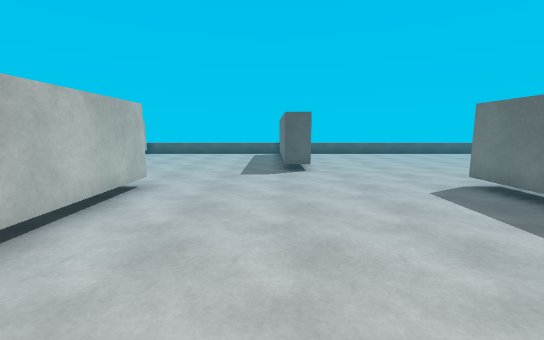
[1] (above)

17 first-person views from a walk through a scene from a Unity 3-D project. The camera is 1.5 m above the floor, tilts 8° down and sees 90° across. The floor is counted in squares, 1 m on a side. Each view is taken from the middle of a square. On the plan, view 1 faces up. The plan holds only what a view shows up to about 14 squares ahead; the rest is blank. The player is left out. Surface patterns are stand-ins for the level's own textures.

[2]
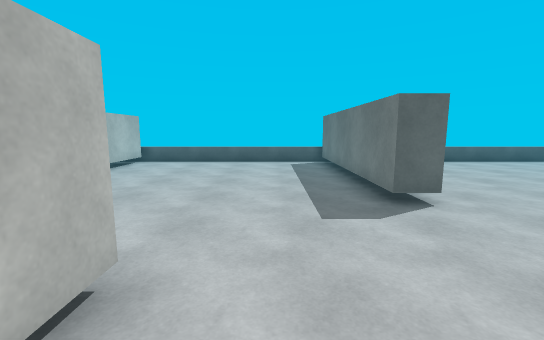

[3]
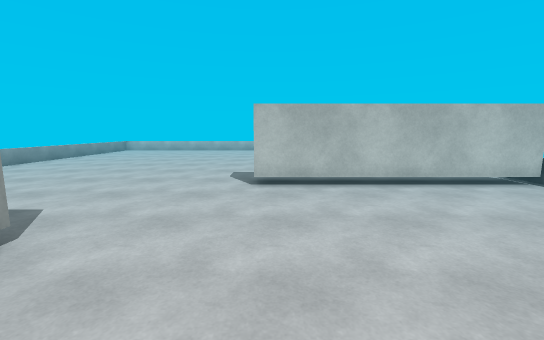

[4]
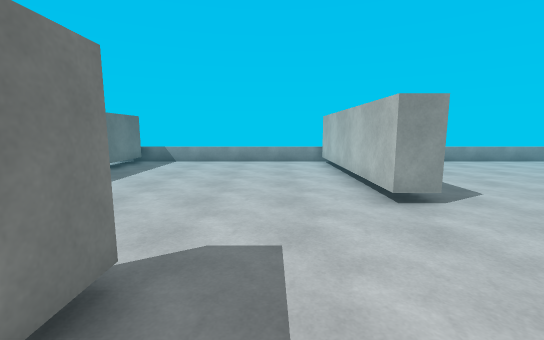

[5]
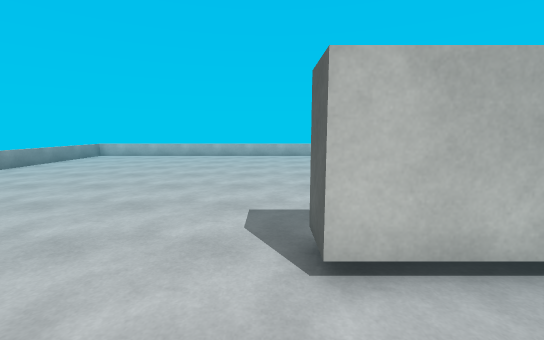

[6]
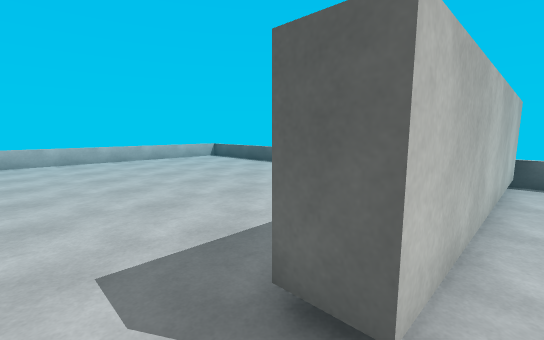

[7]
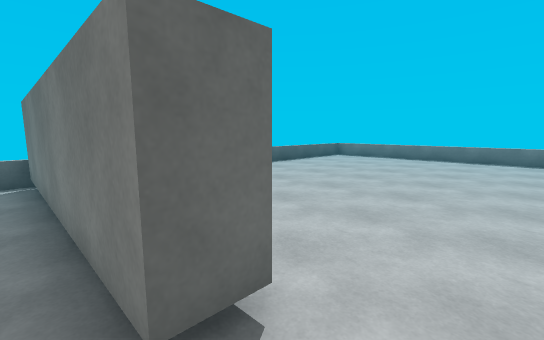

[8]
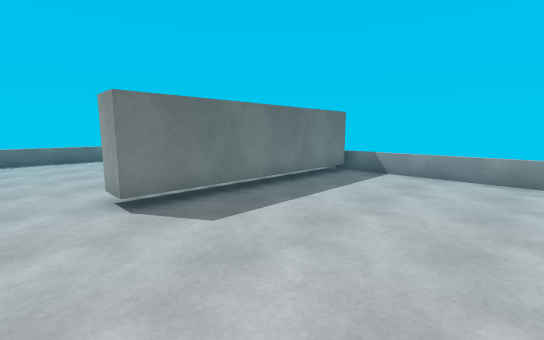

[9]
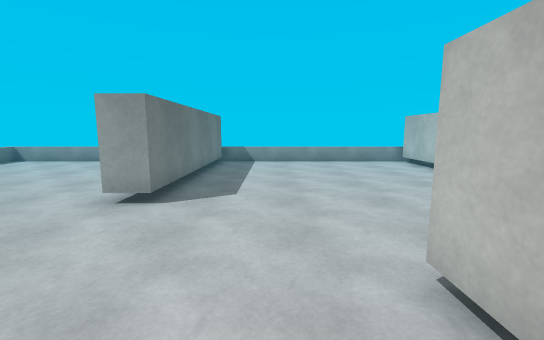

[10]
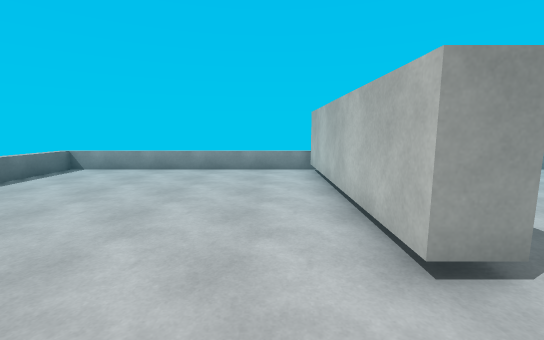

[11]
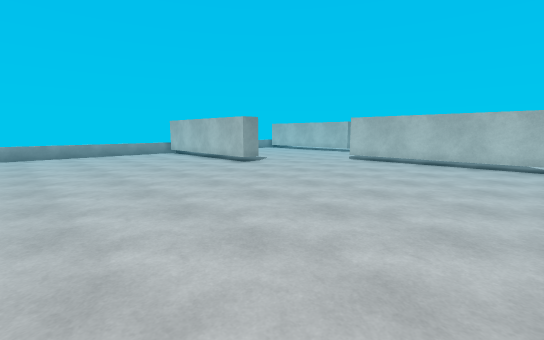

[12]
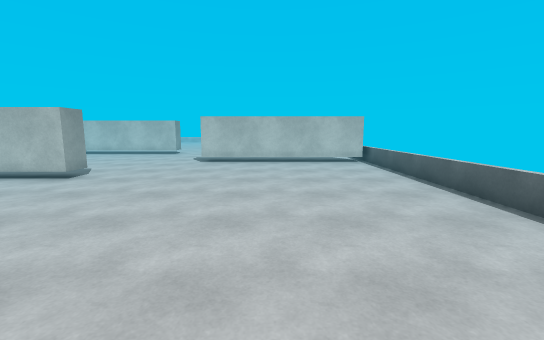

[13]
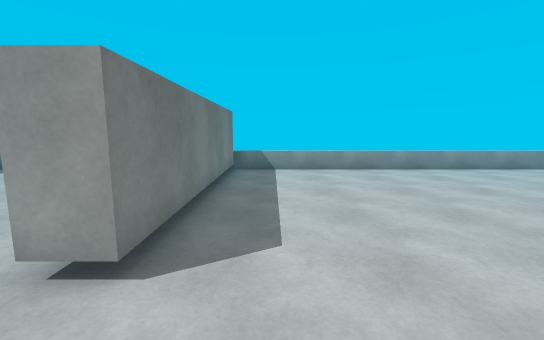

[14]
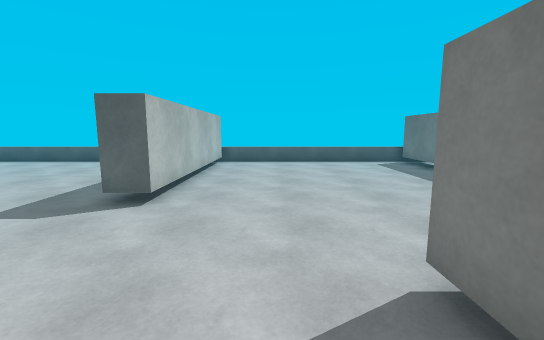

[15]
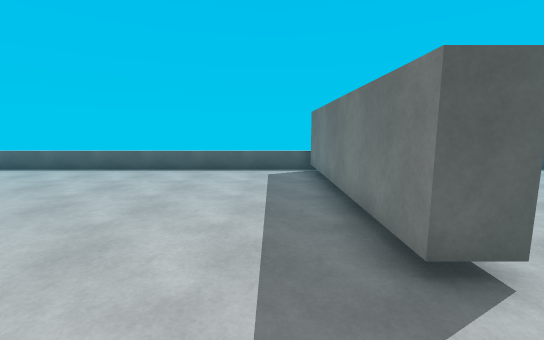

[16]
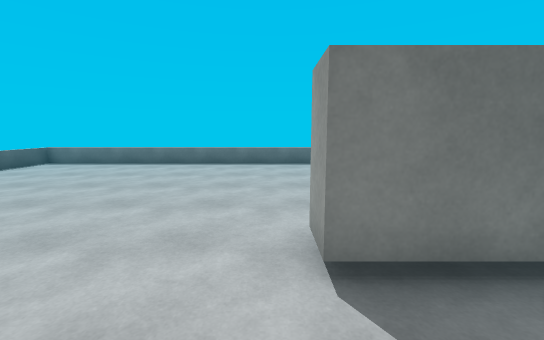

[17]
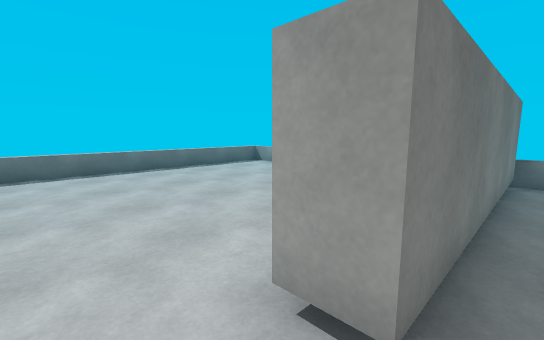

### Floor plan
Key: @ floor where view 1 was taken; # wall or solid block; . floor; = window, fence, low wall or low ledge; T thing the floor can be seen under or through.
Columns run from 23 left of view 1 to 17 right of it. Each row starts with its distance up from view 1.
 19  =================================== ====
 18   ............T.........#..............=#
 17    ...........T.........#..............=
 16   ............T.........#..............=
 15  .............T.........#..............=
 14 =.............T.........#..............=
 13 =.............T.........#..............=
 12 =.............T.........#..............=
 11 =.............T.........#..............=
 10 =......................................=
  9 =......................................=
  8    ....................................=
  7    ................#.........#.........=
  6    ................#.........#.........=
  5    ................#.........#.........=
  4    ................#.........#.........=
  3    ................#.........#.........=
  2    ................#.........#.........=
  1    ................#.........#.........=
  0    ................#...@.....#.........=
 -1    ================#=========#==========

Positions as (right, up) in squares from view 1, and headings:
1: (0, 0), facing up
2: (-2, 5), facing up
3: (-1, 11), facing left
4: (-1, 13), facing down
5: (-6, 10), facing left
6: (-8, 9), facing up-left
7: (0, 9), facing up-right
8: (0, 9), facing down-right
9: (3, 13), facing down
10: (8, 10), facing down
11: (15, 18), facing down-left
12: (15, 14), facing left
13: (-6, 10), facing down
14: (-6, 5), facing up
15: (-11, 8), facing up
16: (3, 8), facing right
17: (5, 9), facing down-right
